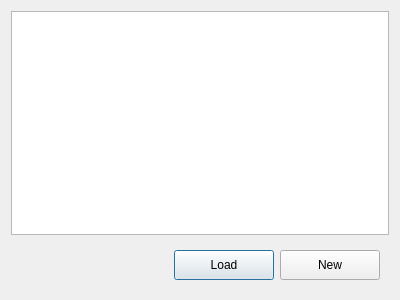
<?xml version="1.0" encoding="UTF-8"?>
<ui version="4.0">
 <class>dialog</class>
 <widget class="QDialog" name="dialog">
  <property name="geometry">
   <rect>
    <x>0</x>
    <y>0</y>
    <width>400</width>
    <height>300</height>
   </rect>
  </property>
  <property name="windowTitle">
   <string>Recent data</string>
  </property>
  <property name="modal">
   <bool>false</bool>
  </property>
  <layout class="QGridLayout" name="gridLayout_2">
   <item row="0" column="0">
    <widget class="QListWidget" name="listWidgetRecents"/>
   </item>
   <item row="1" column="0" alignment="Qt::AlignRight|Qt::AlignBottom">
    <widget class="QGroupBox" name="groupBoxButtons">
     <property name="styleSheet">
      <string notr="true">QGroupBox
{
	border: 0;
}</string>
     </property>
     <layout class="QGridLayout" name="gridLayout">
      <item row="0" column="0">
       <widget class="QPushButton" name="pushButtonLoad">
        <property name="minimumSize">
         <size>
          <width>100</width>
          <height>30</height>
         </size>
        </property>
        <property name="maximumSize">
         <size>
          <width>100</width>
          <height>30</height>
         </size>
        </property>
        <property name="cursor">
         <cursorShape>PointingHandCursor</cursorShape>
        </property>
        <property name="text">
         <string>Load</string>
        </property>
       </widget>
      </item>
      <item row="0" column="1">
       <widget class="QPushButton" name="pushButtonClose">
        <property name="minimumSize">
         <size>
          <width>100</width>
          <height>30</height>
         </size>
        </property>
        <property name="maximumSize">
         <size>
          <width>100</width>
          <height>30</height>
         </size>
        </property>
        <property name="cursor">
         <cursorShape>PointingHandCursor</cursorShape>
        </property>
        <property name="text">
         <string>New</string>
        </property>
       </widget>
      </item>
     </layout>
    </widget>
   </item>
  </layout>
 </widget>
 <tabstops>
  <tabstop>listWidgetRecents</tabstop>
  <tabstop>pushButtonLoad</tabstop>
  <tabstop>pushButtonClose</tabstop>
 </tabstops>
 <resources/>
 <connections/>
</ui>
